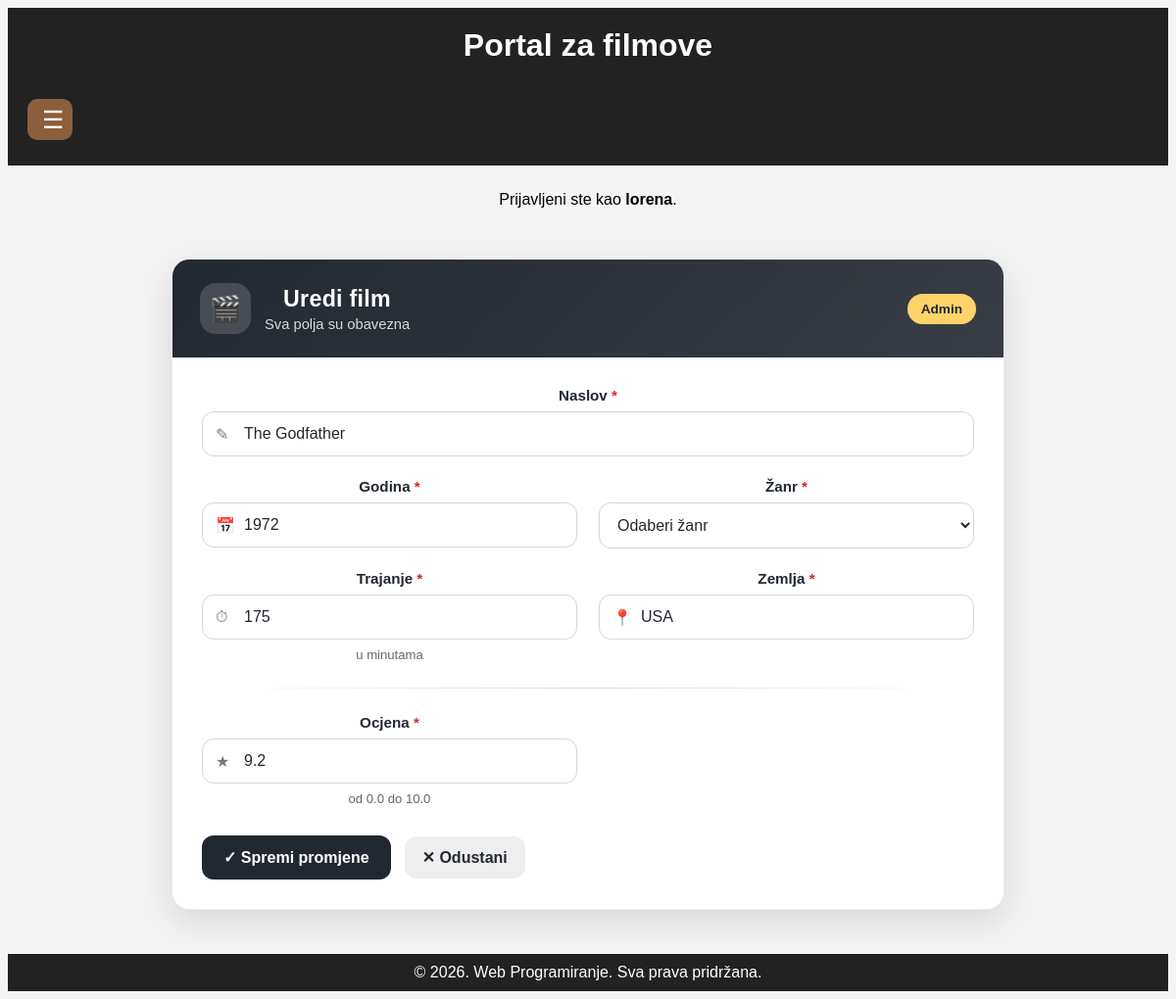
/admin_movie.php?edit_id=2 (signed in), run on the app's committed database.
### tables this page shows
CREATE TABLE `movies` (
  `id` int(11) NOT NULL,
  `title` varchar(150) NOT NULL,
  `year` int(11) NOT NULL,
  `genre` varchar(50) NOT NULL,
  `duration` int(11) NOT NULL,
  `country` varchar(80) NOT NULL,
  `rating` decimal(3,1) NOT NULL
);

### includes/auth.php (called while the page is built, shortened)
<?php
function isLoggedIn() {
    return isset($_SESSION['user_id']);
}
?>

### admin_movie.php (the view, shortened to what this page needs)
<?php
include "includes/db.php";
include "includes/auth.php";
$editMovie = null;
if (isset($_GET["edit_id"])) {
    $edit_id = (int)$_GET["edit_id"];
    $editSql = "SELECT id, title, year, genre, duration, country, rating FROM movies WHERE id = ?";
    $editStmt = mysqli_prepare($conn, $editSql);
    mysqli_stmt_bind_param($editStmt, "i", $edit_id);
    mysqli_stmt_execute($editStmt);
    $editResult = mysqli_stmt_get_result($editStmt);
    $editMovie = mysqli_fetch_assoc($editResult);
}
?>
<!DOCTYPE html>
<html lang="hr">
<head>
    <link rel="stylesheet" href="public/style/style.css">
    <link rel="stylesheet" href="public/style/style_admin.css">
</head>
<body>
<header>
    <h1>Portal za filmove</h1>
</header>
<header>
    <nav aria-labelledby="primarna-navigacija" role="navigation">
        <ul>
            <li class="dropdown">
                <button class="nav-toggle" aria-label="Otvori navigaciju" type="button">
                    ☰
                </button>
            </li>
        </ul>
    </nav>
</header>
<main>
    <?php if (isLoggedIn()): ?>
        <p>Prijavljeni ste kao <strong><?php echo htmlspecialchars($_SESSION["username"]); ?></strong>.</p>
    <?php endif; ?>
    <div class="table-img-container">
        <div class="table-container">
            <section class="admin-form-section">
                <div class="afs-header">
                    <div class="afs-title-wrap">
                        <div class="afs-icon">🎬</div>
                        <div>
                            <p class="afs-title"><?php echo $editMovie ? "Uredi film" : "Dodaj novi film"; ?></p>
                            <p class="afs-subtitle">Sva polja su obavezna</p>
                        </div>
                    </div>
                    <span class="admin-badge">Admin</span>
                </div>
                <div class="afs-body">
                    <form method="POST" action="admin_movie.php<?php echo $editMovie ? '?edit_id=' . $editMovie["id"] : ''; ?>" class="admin-movie-form">
                        <div class="form-group span2">
                            <label for="title">Naslov <span class="req">*</span></label>
                            <div class="input-wrap">
                                <span class="input-icon">✎</span>
                                <input
                                    type="text"
                                    id="title"
                                    name="title"
                                    required
                                    placeholder="npr. Inception"
                                    value="<?php echo htmlspecialchars($editMovie["title"] ?? ""); ?>"
                                >
                            </div>
                        </div>
                        <div class="form-group">
                            <label for="year">Godina <span class="req">*</span></label>
                            <div class="input-wrap">
                                <span class="input-icon">📅</span>
                                <input
                                    type="number"
                                    id="year"
                                    name="year"
                                    min="1888"
                                    max="2026"
                                    required
                                    placeholder="npr. 2010"
                                    value="<?php echo htmlspecialchars($editMovie["year"] ?? ""); ?>"
                                >
                            </div>
                        </div>
                        <div class="form-group">
                            <label for="genre">Žanr <span class="req">*</span></label>
                            <select id="genre" name="genre" required>
                                <option value="">Odaberi žanr</option>
                            </select>
                        </div>
                        <div class="form-group">
                            <label for="duration">Trajanje <span class="req">*</span></label>
                            <div class="input-wrap">
                                <span class="input-icon">⏱</span>
                                <input
                                    type="number"
                                    id="duration"
                                    name="duration"
                                    min="1"
                                    max="500"
                                    required
                                    placeholder="npr. 148"
                                    value="<?php echo htmlspecialchars($editMovie["duration"] ?? ""); ?>"
                                >
                            </div>
                            <span class="field-hint">u minutama</span>
                        </div>
                        <div class="form-group">
                            <label for="country">Zemlja <span class="req">*</span></label>
                            <div class="input-wrap">
                                <span class="input-icon">📍</span>
                                <input
                                    type="text"
                                    id="country"
                                    name="country"
                                    required
                                    placeholder="npr. USA"
                                    value="<?php echo htmlspecialchars($editMovie["country"] ?? ""); ?>"
                                >
                            </div>
                        </div>
                        <div class="form-divider"></div>
                        <div class="form-group">
                            <label for="rating">Ocjena <span class="req">*</span></label>
                            <div class="input-wrap">
                                <span class="input-icon">★</span>
                                <input
                                    type="number"
                                    id="rating"
                                    name="rating"
                                    min="0"
                                    max="10"
                                    step="0.1"
                                    required
                                    placeholder="npr. 8.8"
                                    value="<?php echo htmlspecialchars($editMovie["rating"] ?? ""); ?>"
                                >
                            </div>
                            <span class="field-hint">od 0.0 do 10.0</span>
                        </div>
                        <div class="form-actions">
                            <button type="submit" class="btn-save">
                                <?php echo $editMovie ? "✓ Spremi promjene" : "+ Dodaj film"; ?>
                            </button>
                            <a class="cancel-edit" href="index.php">✕ Odustani</a>
                        </div>
                    </form>
                </div>
            </section>
        </div>
    </div>
</main>
<footer>
    <p>&copy; 2026. Web Programiranje. Sva prava pridržana.</p>
</footer>
</body>
</html>

### public/style/style.css (style rules this page uses)
* { box-sizing: border-box; }
html { min-height: 100%; margin: 0; padding: 0; }
body { font-family: Arial, sans-serif; background-color: #f4f4f4; text-align: center; display: flex; flex-direction: column; min-height: 100vh; }
header { background: #222; color: white; padding: 10px 20px; width: 100%; }
header h1, footer p { margin: 0; text-align: center; }
h1 { padding-top: 10px; }
nav { text-align: left; }
ul { padding-left: 0; margin-left: 0; list-style: none; }
li.dropdown { display: inline-block; background-color: #b4b9bc; padding: 10px; border-radius: 15px; color: black; }
main { flex:1; width: 100%; padding: 10px 20px; }
.table-img-container { display: flex; justify-content: center; align-items: flex-start; width: 100%; }
.table-container { max-width: 1000px; width: 100%; margin: 0 auto; overflow-x: auto; }
button { background-color: #8b5e3c; color: white; border: none; cursor: pointer; border-radius: 6px; padding: 8px 15px; }
footer { width: 100%; padding: 10px 20px; background: #222; color: white; }
nav > ul { display: flex; justify-content: flex-start; align-items: center; }
li.dropdown { position: relative; display: inline-block; background: transparent; padding: 0; border-radius: 0; }
.nav-toggle { width: 46px; height: 42px; background-color: #8b5e3c; color: white; border: none; border-radius: 10px; font-size: 25px; line-height: 1; cursor: pointer; }

### public/style/style_admin.css (style rules this page uses)
.admin-form-section { width: 100%; max-width: 850px; margin: 35px auto; background: #ffffff; border-radius: 18px; box-shadow: 0 12px 35px rgba(0, 0, 0, 0.12); overflow: hidden; border: 1px solid rgba(0, 0, 0, 0.08); }
.afs-header { display: flex; justify-content: space-between; align-items: center; gap: 20px; padding: 24px 28px; background: linear-gradient(135deg, #222831, #393e46); color: #ffffff; }
.afs-title-wrap { display: flex; align-items: center; gap: 14px; }
.afs-icon { width: 52px; height: 52px; border-radius: 16px; background: rgba(255, 255, 255, 0.16); display: flex; align-items: center; justify-content: center; font-size: 26px; }
.afs-title { margin: 0; font-size: 1.45rem; font-weight: 700; letter-spacing: 0.3px; }
.afs-subtitle { margin: 4px 0 0; font-size: 0.92rem; opacity: 0.82; }
.admin-badge { padding: 8px 14px; border-radius: 999px; background: #ffd369; color: #222831; font-weight: 700; font-size: 0.85rem; white-space: nowrap; }
.afs-body { padding: 30px; }
.admin-movie-form { display: grid; grid-template-columns: repeat(2, minmax(0, 1fr)); gap: 22px; }
.form-group { display: flex; flex-direction: column; gap: 8px; }
.form-group.span2 { grid-column: span 2; }
.form-group label { font-weight: 700; color: #222831; font-size: 0.95rem; }
.req { color: #d62828; }
.input-wrap { position: relative; display: flex; align-items: center; }
.input-icon { position: absolute; left: 14px; font-size: 1rem; color: #777; pointer-events: none; }
.admin-movie-form input, .admin-movie-form select { width: 100%; padding: 13px 14px; border: 1px solid #d7d7d7; border-radius: 12px; font-size: 1rem; background: #ffffff; color: #222831; outline: none; transition: border-color 0.2s ease, box-shadow 0.2s ease, transform 0.15s ease; }
.input-wrap input { padding-left: 42px; }
.field-hint { color: #666; font-size: 0.82rem; }
.form-divider { grid-column: span 2; height: 1px; background: linear-gradient(to right, transparent, #dddddd, transparent); margin: 4px 0; }
.form-actions { grid-column: span 2; display: flex; align-items: center; gap: 14px; margin-top: 8px; flex-wrap: wrap; }
.btn-save { border: none; border-radius: 12px; padding: 13px 22px; background: #222831; color: #ffffff; font-size: 1rem; font-weight: 700; cursor: pointer; transition: transform 0.15s ease, background 0.2s ease, box-shadow 0.2s ease; }
.cancel-edit { display: inline-flex; align-items: center; justify-content: center; text-decoration: none; border-radius: 12px; padding: 12px 18px; background: #eeeeee; color: #222831; font-weight: 700; transition: background 0.2s ease, transform 0.15s ease; }

### data on the page
movies: title "The Godfather", year "1972", duration "175", country "USA", rating "9.2"

### other printed values
$_SESSION["username"] "lorena"
